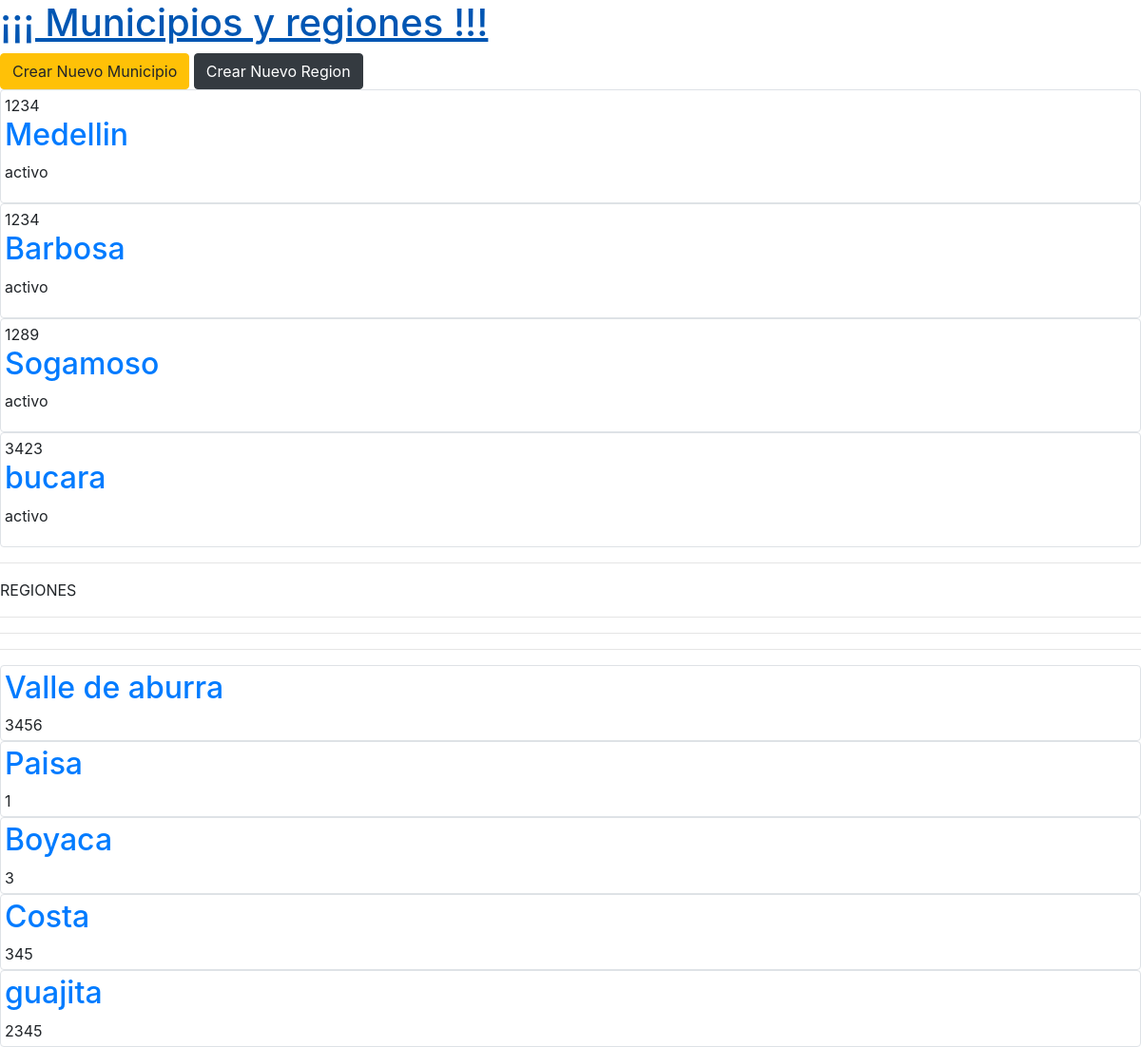
Screenshot of /talenta/ with the database file from the repository.
### municipio/models.py (models this page shows, shortened)
class Municipio(models.Model):
    codigo_m = models.IntegerField(True)
    nombre_m = models.CharField(max_length=200)
    estado = models.CharField(max_length=50, choices=TIPO_OPCIONES, default=ACTIVO)
    regiones = models.ManyToManyField(Region)

class Region(models.Model):
    codigo_r = models.IntegerField(unique=True)
    nombre_r = models.CharField(max_length=200)

### municipio/views.py (the view)
# urls.py: path('', views.municipio_view, name='municipio_view'),
def municipio_view(request):
    muns = Municipio.objects.all()
    regs = Region.objects.all()
    context = {
        "muns": muns,
        "regs": regs,
    }
    return render (request, 'municipio.html', context)

### municipio/templates/municipio.html
{% extends 'base.html' %}
{% block content %}
{% for mun in muns %}
 <div class="img-thumbnail">
    <div class="mun">
        {{ mun.codigo_m }}
      <h2><a class="titul" href="{% url 'municipio:municipio_detail' mun.pk %}">{{ mun.nombre_m }}</a></h2>
      <div>
        <p class="texto">{{ mun.estado}}</p>
      </div>
    </div>
  </div>
{% endfor %}
<hr>
<p> REGIONES  </p>
<hr> <hr> <hr>
{% for reg in regs %}
 <div class="img-thumbnail">
 	<h2><a class="titul" href="{% url 'municipio:region_detail' reg.pk %}">{{ reg.nombre_r }}</a></h2>
    <div class="reg">
        {{ reg.codigo_r }}
    </div>
  </div>
{% endfor %}
{% endblock %}

### municipio/templates/base.html (shortened to what this page needs)
{% load static %}
<html>
    <head>
       <link rel="stylesheet" href="https://stackpath.bootstrapcdn.com/bootstrap/4.3.1/css/bootstrap.min.css">
    </head>
    <body>
        <div class="page-header">
            <h1><a href="#" class="titlefirst"> ¡¡¡ Municipios y regiones !!!</a></h1>
        <a class="btn btn-warning" href="{% url 'municipio:municipio_new' %}">Crear Nuevo Municipio</a>
        <a class="btn btn-dark" href="{% url 'municipio:region_new' %}">Crear Nuevo Region</a>
        </div>
        {% block content %}
        {% endblock %}
    </body>
</html>

### rows the page displays
Municipio: codigo_m "1234", nombre_m "Medellin", estado "activo"
Municipio: codigo_m "1234", nombre_m "Barbosa", estado "activo"
Municipio: codigo_m "1289", nombre_m "Sogamoso", estado "activo"
Municipio: codigo_m "3423", nombre_m "bucara", estado "activo"
Region: nombre_r "Valle de aburra", codigo_r "3456"
Region: nombre_r "Paisa", codigo_r "1"
Region: nombre_r "Boyaca", codigo_r "3"
Region: nombre_r "Costa", codigo_r "345"
Region: nombre_r "guajita", codigo_r "2345"
